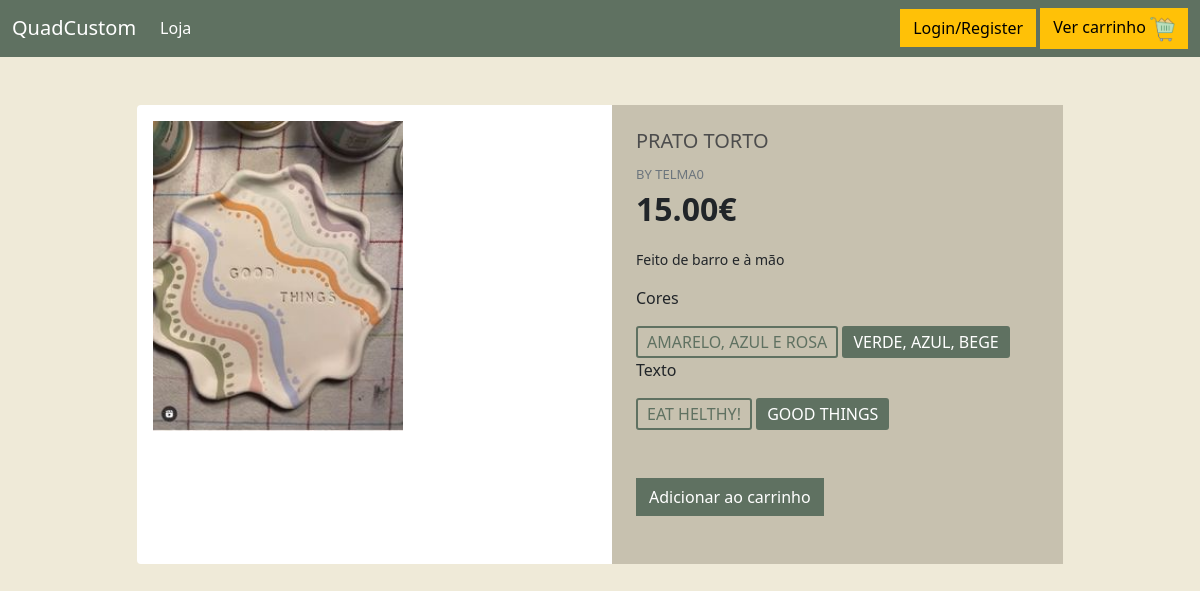
The page /produto9/ on the database its author committed.
### loja/models.py (models this page shows, shortened)
class Produto(models.Model):
    preco = models.IntegerField()
    nome = models.CharField(max_length=100)
    descricao = models.CharField(max_length=300)
    personalizavel = models.BooleanField(default=False)
    pic = models.ImageField(upload_to='images', blank=True, null=True)
    seller = models.ForeignKey(Vendedor, on_delete=models.RESTRICT)

class Vendedor(models.Model):
    who = models.OneToOneField(User, on_delete=models.CASCADE) #generalizacao
    empresa=models.CharField(max_length=25)
    def isVendedor(user):
        return Vendedor.objects.filter(who=user).exists() if (user.is_authenticated) else False

class Questao(models.Model):
    texto = models.CharField(max_length=200)
    produto = models.ForeignKey(Produto ,on_delete=models.CASCADE)
    def __str__(self):
        return self.texto

class Opcao(models.Model): #é uma opcão de escolha de um produto é como um produto filtrado
    texto = models.CharField(max_length=200)
    questao = models.ForeignKey(Questao ,on_delete=models.CASCADE)
    def __str__(self):
        return self.texto

### loja/views.py (the view)
# urls.py: path("produto<int:produto_id>/",views.detalheProd,name="detalheProd"),
def detalheProd (request, produto_id):                              #pagina do detalhe do produto
    isVendedor = Vendedor.isVendedor(request.user)                  #é vendedor
    produto = get_object_or_404(Produto,id=produto_id)              #mas será vendedor DESTE produto?
    isVendedorProduto= (produto.seller.who.id==request.user.id)     #para saber se mostramos o adicionar ao carrinho ou apagar produto
    questoes=Questao.objects.filter(produto_id=produto_id)
    list=[]
    for questao in questoes:                                        #passa as questoes
        list.append(Opcao.objects.filter(questao_id=questao.id))
    lista = zip(questoes,list)
    return render(request, 'loja/detalhesProd.html' , {'produto': produto,'isvender':isVendedorProduto,'perguntas':lista})

### loja/templates/loja/detalhesProd.html (shortened to what this page needs)
{% extends "loja/main.html" %}
{% load static %}
{% block css %}
<link rel="stylesheet" type="text/css" href="{% static 'css/detalhesProd.css' %}">
{% endblock css %}
{% block content %}
<div class="container mt-5 mb-5">
    <div class="row d-flex justify-content-center">
        <div class="col-md-10">
            <div class="card me-auto ms-auto">
                <div class="row">
                    <div class="col-md-6">
                        <div class="images p-3">
                            <img id="main-image" src="{{produto.pic}}" width="250" />
                        </div>
                    </div>
                    <div class="col-md-6">
                        <div class="product p-4">
                            <div class="mb-3">
                                <h5 class="text-uppercase">{{produto.nome}}</h5>
                                <span class="text-uppercase text-muted brand">by {{produto.seller.who.username}}</span>
                                <div class="price d-flex flex-row align-items-center fs-2 fw-bold"> {{produto.preco | floatformat:2}}€
                                </div>
                            </div>
                            <p class="about">{{produto.descricao}}</p>
                            <form action="{% url 'loja:add_cart' produto.id %}" method="post"> {% csrf_token %}
                            {% for questao,opcao in perguntas %}
                            <p>{{questao}}</p>
                                {% for chose in opcao %}
                                <label class="radio"> <input type="radio" name="{{questao.id}}" value="{{chose}}" checked> <span>{{chose}}</span> </label>
                                {% endfor %}
                            {% endfor %}
                            <br><br><br>
                            {% if not isvender %}
                            <input class="btn btn-danger float-right "type="submit" value="Adicionar ao carrinho">
                            {% endif %}
                        </form>
                            <br>
                        </div>
                    </div>
                </div>
            </div>
        </div>
    </div>
</div>
{% endblock content %}

### loja/static/css/main.css (style rules this page uses)
body { background-color: #e0d8ce; }
h1,h2,h3,h4,h5,h6 { color:hsl(0, 0%, 30%); }
.btn { border-radius: 0; }

### loja/static/css/detalhesProd.css (style rules this page uses)
body { background-color: #EFEAD8 }
.card { border:none; }
.product { background-color: #c7c1af }
.brand { font-size: 13px }
.about { font-size: 14px }
label.radio { cursor: pointer }
label.radio span { padding: 2px 9px; border: 2px solid #5F7161; display: inline-block; color: #5F7161; border-radius: 3px; text-transform: uppercase }
label.radio input:checked+span { border-color: #5F7161; background-color: #5F7161; color: #fff }
.btn-danger { background-color: #5F7161 !important; border-color: #5F7161 !important }

### rows shown on the page
Produto: pic (picture), nome "PRATO TORTO", seller.who.username "TELMA0", preco "15.00", descricao "Feito de barro e à mão"
Questao: texto "Cores"
Opcao: texto "AMARELO, AZUL E ROSA"
Opcao: texto "VERDE, AZUL, BEGE"
Questao: texto "Texto"
Opcao: texto "EAT HELTHY!"
Opcao: texto "GOOD THINGS"
